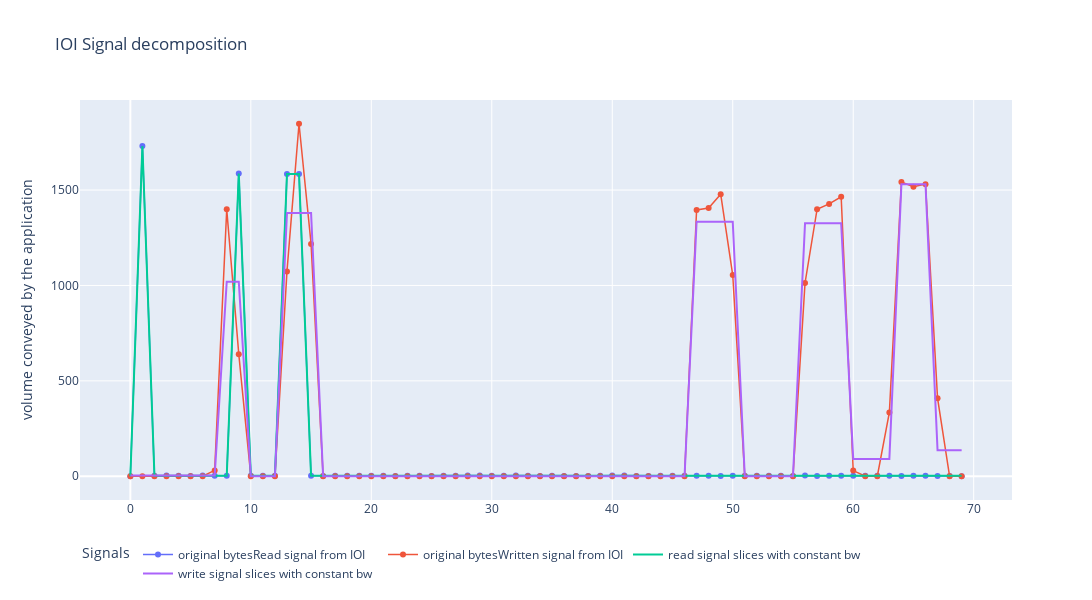

The notebook cell this image was saved under:
### Code cell
plot_detected_phases(jobid, merge=True, show_phases=False, 
                     ts=(timestamps, original_read, original_write), 
                     width=1200, height=600)

### Figure 1 — Plotly figure (JSON) as saved in the notebook; plotly's stock layout.template omitted (floating-point values rounded to 4 significant figures)
{"data": [{"line": {"width": 1.5}, "mode": "lines+markers", "name": "original bytesRead signal from IOI", "text": ["class=0", "class=1", "class=0", "class=0", "class=0", "class=0", "class=0", "class=0", "class=0", "class=1", "class=0", "class=0", "class=0", "class=1", "class=1", "class=0", "class=0", "class=0", "class=0", "class=0", "class=0", "class=0", "class=0", "class=0", "class=0", "class=0", "class=0", "class=0", "class=0", "class=0", "class=0", "class=0", "class=0", "class=0", "class=0", "class=0", "class=0", "class=0", "class=0", "class=0", "class=0", "class=0", "class=0", "class=0", "class=0", "class=0", "class=0", "class=0", "class=0", "class=0", "class=0", "class=0", "class=0", "class=0", "class=0", "class=0", "class=0", "class=0", "class=0", "class=0", "class=0", "class=0", "class=0", "class=0", "class=0", "class=0", "class=0", "class=0", "class=0", "class=0"], "type": "scatter", "x": [0, 1, 2, 3, 4, 5, 6, 7, 8, 9, 10, 11, 12, 13, 14, 15, 16, 17, 18, 19, 20, 21, 22, 23, 24, 25, 26, 27, 28, 29, 30, 31, 32, 33, 34, 35, 36, 37, 38, 39, 40, 41, 42, 43, 44, 45, 46, 47, 48, 49, 50, 51, 52, 53, 54, 55, 56, 57, 58, 59, 60, 61, 62, 63, 64, 65, 66, 67, 68, 69], "y": [0.005585, 1731.0, 2.016, 3.527, 3.023, 1.512, 3.527, 2.016, 2.519, 1586.0, 2.016, 3.023, 2.016, 1585.0, 1584.0, 2.016, 1.512, 2.016, 2.519, 2.519, 3.023, 2.016, 1.512, 2.519, 2.016, 1.512, 2.519, 2.519, 3.527, 4.535, 2.016, 2.519, 3.527, 3.023, 1.512, 2.016, 1.512, 1.512, 1.512, 2.519, 3.527, 4.031, 1.512, 1.512, 2.016, 2.016, 2.016, 2.016, 2.016, 1.008, 3.023, 2.519, 2.519, 2.016, 3.023, 1.512, 4.535, 1.512, 2.519, 2.016, 3.023, 3.023, 2.519, 2.016, 1.512, 2.519, 2.016, 1.008, 1.512, 0]}, {"line": {"width": 1.5}, "mode": "lines+markers", "name": "original bytesWritten signal from IOI", "text": ["class=0", "class=0", "class=0", "class=0", "class=0", "class=0", "class=0", "class=0", "class=1", "class=1", "class=0", "class=0", "class=0", "class=1", "class=1", "class=1", "class=0", "class=0", "class=0", "class=0", "class=0", "class=0", "class=0", "class=0", "class=0", "class=0", "class=0", "class=0", "class=0", "class=0", "class=0", "class=0", "class=0", "class=0", "class=0", "class=0", "class=0", "class=0", "class=0", "class=0", "class=0", "class=0", "class=0", "class=0", "class=0", "class=0", "class=0", "class=1", "class=1", "class=1", "class=1", "class=0", "class=0", "class=0", "class=0", "class=0", "class=1", "class=1", "class=1", "class=1", "class=0", "class=0", "class=0", "class=0", "class=1", "class=1", "class=1", "class=0", "class=0", "class=0"], "type": "scatter", "x": [0, 1, 2, 3, 4, 5, 6, 7, 8, 9, 10, 11, 12, 13, 14, 15, 16, 17, 18, 19, 20, 21, 22, 23, 24, 25, 26, 27, 28, 29, 30, 31, 32, 33, 34, 35, 36, 37, 38, 39, 40, 41, 42, 43, 44, 45, 46, 47, 48, 49, 50, 51, 52, 53, 54, 55, 56, 57, 58, 59, 60, 61, 62, 63, 64, 65, 66, 67, 68, 69], "y": [6e-06, 0, 0, 0, 0, 0, 0, 30.72, 1399.0, 639.9, 0, 0, 0, 1074.0, 1848.0, 1218.0, 0, 0, 0, 0, 0, 0, 0, 0, 0, 0, 0, 0, 0, 0, 0, 0, 0, 0, 0, 0, 0, 0, 0, 0, 0, 0, 0, 0, 0, 0, 0, 1396.0, 1406.0, 1478.0, 1055.0, 0, 0, 0, 0, 0, 1013.0, 1400.0, 1427.0, 1465.0, 29.64, 0, 0, 334.6, 1542.0, 1517.0, 1531.0, 409.3, 0, 0]}, {"line": {"width": 2}, "mode": "lines", "name": "read signal slices with constant bw", "type": "scatter", "x": [0, 1, 2, 3, 4, 5, 6, 7, 8, 9, 10, 11, 12, 13, 14, 15, 16, 17, 18, 19, 20, 21, 22, 23, 24, 25, 26, 27, 28, 29, 30, 31, 32, 33, 34, 35, 36, 37, 38, 39, 40, 41, 42, 43, 44, 45, 46, 47, 48, 49, 50, 51, 52, 53, 54, 55, 56, 57, 58, 59, 60, 61, 62, 63, 64, 65, 66, 67, 68, 69], "y": [0.005585, 1731.0, 2.591, 2.591, 2.591, 2.591, 2.591, 2.591, 2.591, 1586.0, 2.351, 2.351, 2.351, 1584.0, 1584.0, 2.254, 2.254, 2.254, 2.254, 2.254, 2.254, 2.254, 2.254, 2.254, 2.254, 2.254, 2.254, 2.254, 2.254, 2.254, 2.254, 2.254, 2.254, 2.254, 2.254, 2.254, 2.254, 2.254, 2.254, 2.254, 2.254, 2.254, 2.254, 2.254, 2.254, 2.254, 2.254, 2.254, 2.254, 2.254, 2.254, 2.254, 2.254, 2.254, 2.254, 2.254, 2.254, 2.254, 2.254, 2.254, 2.254, 2.254, 2.254, 2.254, 2.254, 2.254, 2.254, 2.254, 2.254, 2.254]}, {"line": {"width": 2}, "mode": "lines", "name": "write signal slices with constant bw", "type": "scatter", "x": [0, 1, 2, 3, 4, 5, 6, 7, 8, 9, 10, 11, 12, 13, 14, 15, 16, 17, 18, 19, 20, 21, 22, 23, 24, 25, 26, 27, 28, 29, 30, 31, 32, 33, 34, 35, 36, 37, 38, 39, 40, 41, 42, 43, 44, 45, 46, 47, 48, 49, 50, 51, 52, 53, 54, 55, 56, 57, 58, 59, 60, 61, 62, 63, 64, 65, 66, 67, 68, 69], "y": [3.84, 3.84, 3.84, 3.84, 3.84, 3.84, 3.84, 3.84, 1019.0, 1019.0, -1.705e-12, -1.705e-12, -1.705e-12, 1380.0, 1380.0, 1380.0, -2.274e-13, -2.274e-13, -2.274e-13, -2.274e-13, -2.274e-13, -2.274e-13, -2.274e-13, -2.274e-13, -2.274e-13, -2.274e-13, -2.274e-13, -2.274e-13, -2.274e-13, -2.274e-13, -2.274e-13, -2.274e-13, -2.274e-13, -2.274e-13, -2.274e-13, -2.274e-13, -2.274e-13, -2.274e-13, -2.274e-13, -2.274e-13, -2.274e-13, -2.274e-13, -2.274e-13, -2.274e-13, -2.274e-13, -2.274e-13, -2.274e-13, 1334.0, 1334.0, 1334.0, 1334.0, 2.274e-13, 2.274e-13, 2.274e-13, 2.274e-13, 2.274e-13, 1326.0, 1326.0, 1326.0, 1326.0, 91.06, 91.06, 91.06, 91.06, 1530.0, 1530.0, 1530.0, 136.4, 136.4, 136.4]}], "layout": {"height": 600, "legend": {"orientation": "h", "title": {"text": "Signals"}, "yanchor": "top"}, "title": {"text": "IOI Signal decomposition"}, "width": 1200, "yaxis": {"title": {"text": "volume conveyed by the application"}}}}
